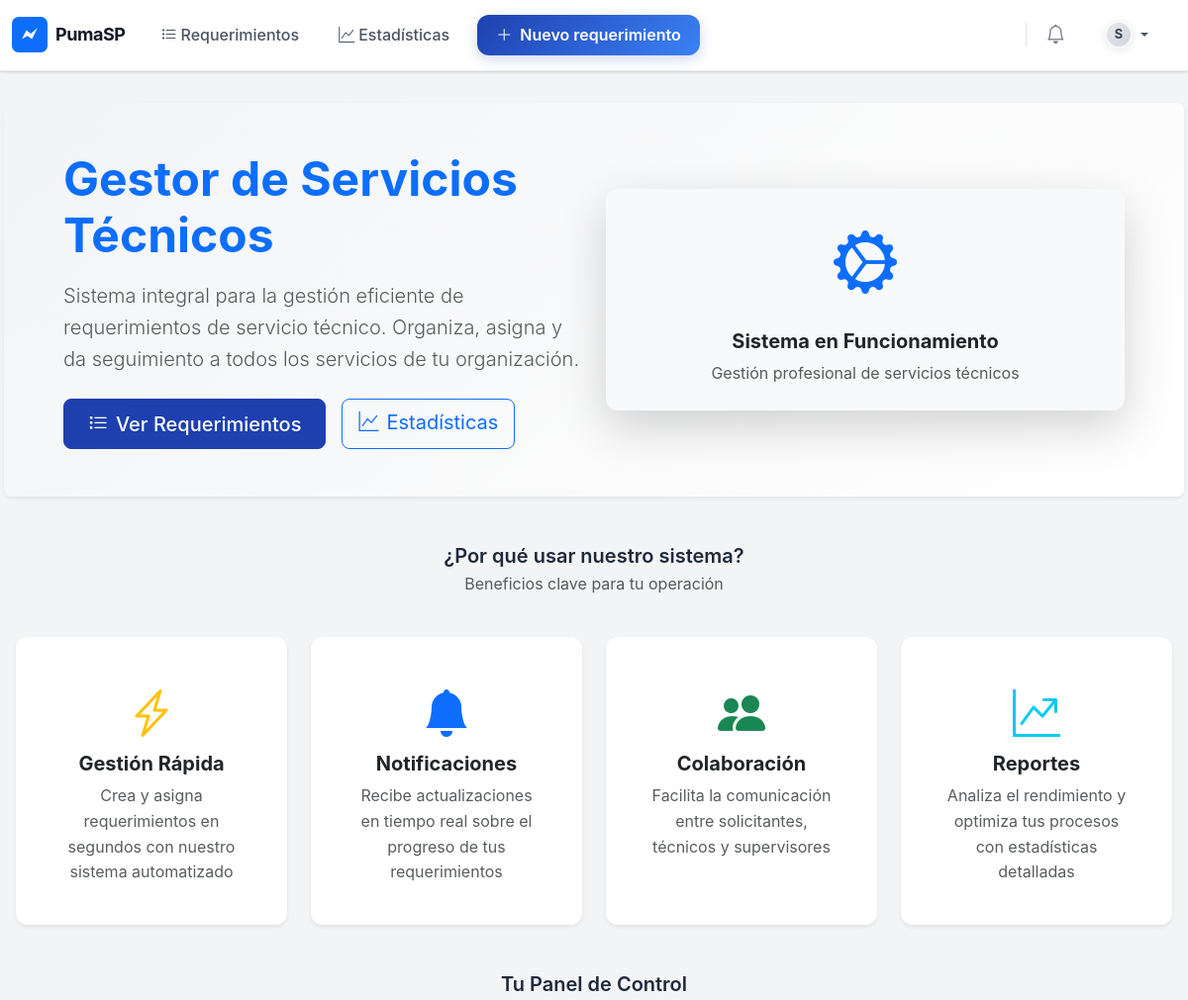
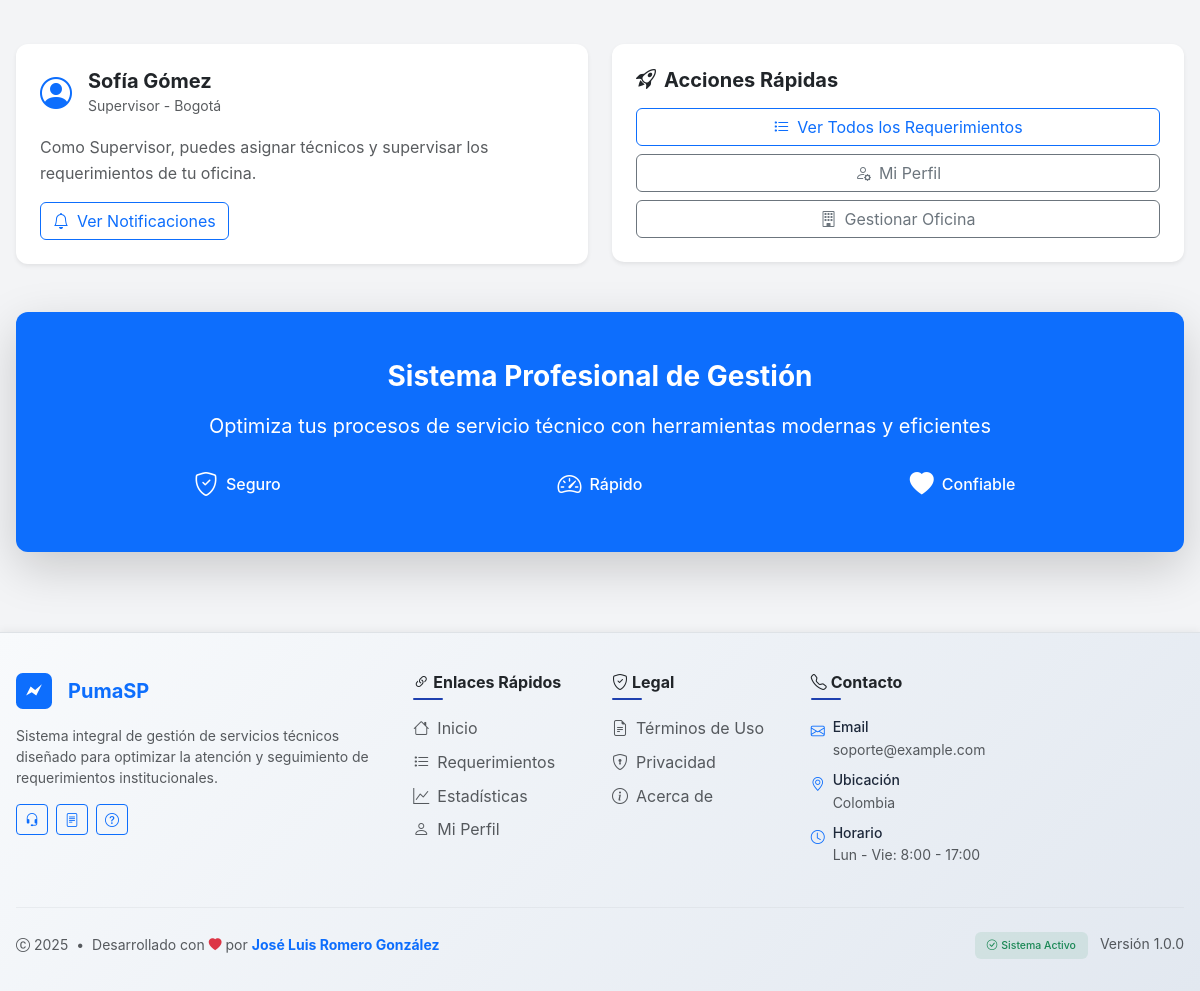
The app's page / (signed in) with its own data (2 pictures, top to bottom).
### accounts/models.py (models this page shows, shortened)
class CustomUser(AbstractUser):
	approved = models.BooleanField(default=False, help_text=_('Aprobado por Jefe'))
	role = models.CharField(max_length=16, choices=Roles.choices, default=Roles.UNASSIGNED)
	office = models.ForeignKey('oficinas.Office', null=True, blank=True, on_delete=models.SET_NULL, related_name='users')
	class IdentificationType(models.TextChoices):
		CC = 'CC', _('Cédula de ciudadanía')
		CE = 'CE', _('Cédula de extranjería')
		TI = 'TI', _('Tarjeta de identidad')
		PAS = 'PAS', _('Pasaporte')
		NIT = 'NIT', _('NIT')
		PEP = 'PEP', _('Permiso especial de permanencia')
	id_type = models.CharField(
		max_length=5,
		choices=IdentificationType.choices,
		null=True,
		blank=True,
		verbose_name=_('Tipo de identificación'),
	)
	id_number = models.CharField(
		max_length=32,
		null=True,
		blank=True,
		unique=True,
		verbose_name=_('Número de identificación'),
	)
	birth_date = models.DateField(null=True, blank=True, verbose_name=_('Fecha de nacimiento'))
	phone = models.CharField(max_length=20, null=True, blank=True, verbose_name=_('Teléfono'))
	@property
	def is_jefe(self):
		return self.role == Roles.JEFE
	@property
	def is_supervisor(self):
		return self.role == Roles.SUPERVISOR

### oficinas/models.py (models this page shows, shortened)
class Office(models.Model):
	name = models.CharField(max_length=120, unique=True)
	description = models.TextField(blank=True)
	supervisor = models.ForeignKey('accounts.CustomUser', null=True, blank=True, on_delete=models.SET_NULL, related_name='supervisa_oficina')

### gestor_servicios/context_processors.py (called while the page is built)
def brand(request):
    return {
        'BRAND_NAME': getattr(settings, 'APP_BRAND_NAME', 'PumaSP'),
        'BRAND_TAGLINE': getattr(settings, 'APP_BRAND_TAGLINE', ''),
        'BRAND_LOGO': getattr(settings, 'APP_BRAND_LOGO', 'favicon.svg'),
    'FOOTER_CONTACT_EMAIL': getattr(settings, 'APP_CONTACT_EMAIL', 'soporte@example.com'),
    'FOOTER_CONTACT_LOCATION': getattr(settings, 'APP_CONTACT_LOCATION', 'Colombia'),
    }

### templates/home.html (shortened to what this page needs)
{% extends 'base.html' %}
{% block content %}
<div class="row align-items-center mb-5 hero-bg rounded-3 p-4 p-md-5 shadow-sm">
  <div class="col-lg-6">
  <h1 class="display-5 fw-bold text-primary mb-3">
      Gestor de Servicios Técnicos
    </h1>
  <p class="lead text-muted mb-4">
      Sistema integral para la gestión eficiente de requerimientos de servicio técnico.
      Organiza, asigna y da seguimiento a todos los servicios de tu organización.
    </p>
    {% if request.user.is_authenticated %}
      <div class="d-flex gap-3 flex-wrap">
        <a href="/tickets/" class="btn btn-primary btn-lg">
          <i class="bi bi-list-task me-2"></i>Ver Requerimientos
        </a>
        <a href="/estadisticas/" class="btn btn-outline-primary btn-lg">
          <i class="bi bi-graph-up me-2"></i>Estadísticas
        </a>
      </div>
    {% endif %}
  </div>
  <div class="col-lg-6">
    <div class="text-center">
      <div class="card border-0 bg-light shadow-lg p-4">
        <i class="bi bi-gear-wide-connected text-primary mb-3" style="font-size: 4rem;"></i>
        <h5 class="fw-bold">Sistema en Funcionamiento</h5>
        <p class="text-muted mb-0">Gestión profesional de servicios técnicos</p>
      </div>
    </div>
  </div>
</div>
<div class="row g-4 mb-5">
  <div class="col-12">
    <h2 class="section-title text-center mb-1">
      ¿Por qué usar nuestro sistema?
    </h2>
    <p class="text-muted text-center">Beneficios clave para tu operación</p>
  </div>
  <div class="col-md-6 col-lg-3">
    <div class="card h-100 border-0 shadow-sm text-center p-4">
      <div class="card-body">
        <i class="bi bi-lightning-charge text-warning mb-3" style="font-size: 3rem;"></i>
        <h5 class="fw-bold">Gestión Rápida</h5>
        <p class="text-muted mb-0">
          Crea y asigna requerimientos en segundos con nuestro sistema automatizado
        </p>
      </div>
    </div>
  </div>
  <div class="col-md-6 col-lg-3">
    <div class="card h-100 border-0 shadow-sm text-center p-4">
      <div class="card-body">
        <i class="bi bi-bell-fill text-primary mb-3" style="font-size: 3rem;"></i>
        <h5 class="fw-bold">Notificaciones</h5>
        <p class="text-muted mb-0">
          Recibe actualizaciones en tiempo real sobre el progreso de tus requerimientos
        </p>
      </div>
    </div>
  </div>
  <div class="col-md-6 col-lg-3">
    <div class="card h-100 border-0 shadow-sm text-center p-4">
      <div class="card-body">
        <i class="bi bi-people-fill text-success mb-3" style="font-size: 3rem;"></i>
        <h5 class="fw-bold">Colaboración</h5>
        <p class="text-muted mb-0">
          Facilita la comunicación entre solicitantes, técnicos y supervisores
        </p>
      </div>
    </div>
  </div>
  <div class="col-md-6 col-lg-3">
    <div class="card h-100 border-0 shadow-sm text-center p-4">
      <div class="card-body">
        <i class="bi bi-graph-up-arrow text-info mb-3" style="font-size: 3rem;"></i>
        <h5 class="fw-bold">Reportes</h5>
        <p class="text-muted mb-0">
          Analiza el rendimiento y optimiza tus procesos con estadísticas detalladas
        </p>
      </div>
    </div>
  </div>
</div>
{% if request.user.is_authenticated %}
<div class="row g-4 mb-5">
  <div class="col-12">
    <h2 class="section-title text-center mb-4">
      Tu Panel de Control
    </h2>
  </div>
  <div class="col-md-6">
    <div class="card border-0 shadow-sm">
      <div class="card-body p-4">
        <div class="d-flex align-items-center mb-3">
          <i class="bi bi-person-circle text-primary me-3" style="font-size: 2rem;"></i>
          <div>
            <h5 class="mb-0 fw-bold" title="@{{ request.user.username }}">{{ request.user.get_full_name|default:'Sin nombre' }}</h5>
            <small class="text-muted">
              {{ request.user.get_role_display }}
              {% if request.user.office %}
                - {{ request.user.office.name }}
              {% endif %}
            </small>
          </div>
        </div>
        <p class="text-muted mb-3">
          {% if request.user.is_jefe %}
            Como Jefe, puedes gestionar usuarios, oficinas y supervisar todos los requerimientos del sistema.
          {% elif request.user.is_supervisor %}
            Como Supervisor, puedes asignar técnicos y supervisar los requerimientos de tu oficina.
          {% elif request.user.is_tecnico %}
            Como Técnico, puedes actualizar el estado de tus requerimientos asignados.
          {% endif %}
        </p>
        <a href="/accounts/notifications/" class="btn btn-outline-primary">
          <i class="bi bi-bell me-2"></i>Ver Notificaciones
        </a>
      </div>
    </div>
  </div>
  <div class="col-md-6">
    <div class="card border-0 shadow-sm">
      <div class="card-body p-4">
        <h5 class="fw-bold mb-3">
          <i class="bi bi-rocket-takeoff me-2"></i>Acciones Rápidas
        </h5>
        <div class="d-grid gap-2">
          <a href="/tickets/" class="btn btn-outline-primary">
            <i class="bi bi-list-task me-2"></i>Ver Todos los Requerimientos
          </a>
          <a href="/accounts/profile/" class="btn btn-outline-secondary">
            <i class="bi bi-person-gear me-2"></i>Mi Perfil
          </a>
          {% if request.user.is_supervisor %}
            <a href="/oficinas/" class="btn btn-outline-secondary">
              <i class="bi bi-building me-2"></i>Gestionar Oficina
            </a>
          {% endif %}
        </div>
      </div>
    </div>
  </div>
</div>
{% endif %}
<div class="card border-0 bg-primary text-white shadow-lg mt-2">
  <div class="card-body text-center p-5">
    <h3 class="fw-bold mb-3">Sistema Profesional de Gestión</h3>
    <p class="mb-4 fs-5">
      Optimiza tus procesos de servicio técnico con herramientas modernas y eficientes
    </p>
    <div class="row g-3">
      <div class="col-md-4">
        <div class="d-flex align-items-center justify-content-center">
          <i class="bi bi-shield-check me-2" style="font-size: 1.5rem;"></i>
          <span class="fw-medium">Seguro</span>
        </div>
      </div>
      <div class="col-md-4">
        <div class="d-flex align-items-center justify-content-center">
          <i class="bi bi-speedometer2 me-2" style="font-size: 1.5rem;"></i>
          <span class="fw-medium">Rápido</span>
        </div>
      </div>
      <div class="col-md-4">
        <div class="d-flex align-items-center justify-content-center">
          <i class="bi bi-heart-fill me-2" style="font-size: 1.5rem;"></i>
          <span class="fw-medium">Confiable</span>
        </div>
      </div>
    </div>
  </div>
</div>
{% endblock %}

### templates/base.html (style rules this page uses)
:root { --primary-blue: #1e40af; --primary-blue-light: #3b82f6; --primary-blue-dark: #1e3a8a; --secondary-gray: #f3f4f6; --secondary-gray-dark: #e2e8f0; --accent-blue: #0ea5e9; --text-primary: #1e293b; --text-secondary: #64748b; --border-color: #e2e8f0; --success: #10b981; --warning: #f59e0b; --danger: #ef4444; --shadow-sm: 0 1px 2px 0 rgb(0 0 0 / 0.05); --shadow-md: 0 4px 6px -1px rgb(0 0 0 / 0.1), 0 2px 4px -2px rgb(0 0 0 / 0.1); --shadow-lg: 0 10px 15px -3px rgb(0 0 0 / 0.1), 0 4px 6px -4px rgb(0 0 0 / 0.1); }
html, body { font-family: -apple-system, BlinkMacSystemFont, 'Segoe UI', Roboto, 'Helvetica Neue', Arial, sans-serif; background-color: var(--secondary-gray); color: var(--text-primary); line-height: 1.6; }
.card { border: 1px solid var(--border-color); border-radius: 12px; box-shadow: var(--shadow-sm); background: white; transition: all 0.2s ease; }
.btn-primary { background-color: var(--primary-blue); border-color: var(--primary-blue); border-radius: 8px; font-weight: 500; padding: 0.6rem 1.5rem; transition: all 0.2s ease; }
.section-title { font-size: 1.25rem; font-weight: 600; color: var(--text-primary); margin-bottom: 1rem; }

### templates/home.html (style rules this page uses)
.hero-bg { background: linear-gradient(135deg, var(--secondary-gray) 0%, #ffffff 100%); }

### records on screen
CustomUser: user.get_full_name "Sofía Gómez", user.role "Supervisor", user.office.name "Bogotá"

### other values on screen
{{ BRAND_NAME }} "PumaSP"
{{ FOOTER_CONTACT_EMAIL }} "soporte@example.com"
{{ FOOTER_CONTACT_LOCATION }} "Colombia"
